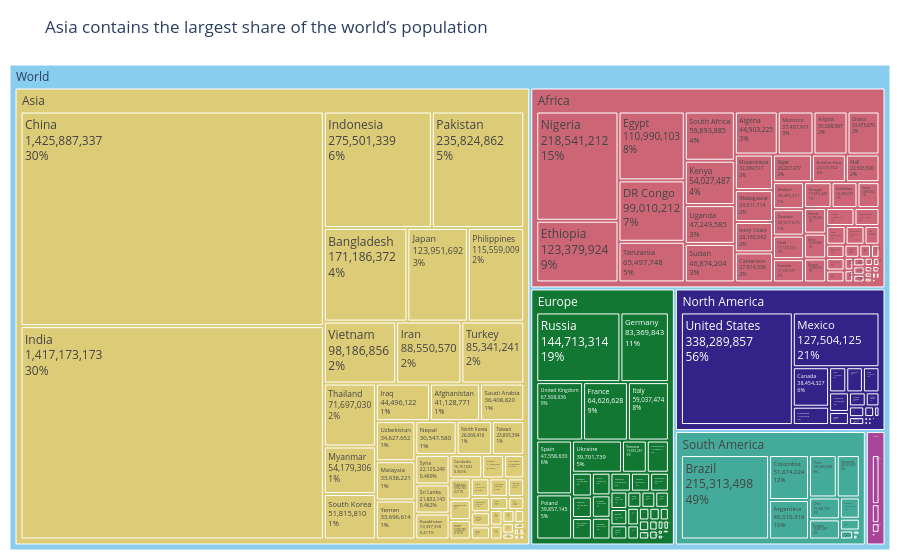

The notebook cell saved with this chart:
### Markdown cell above
**Chart choice & justification:** *Which chart did you choose, and why? Justify design choices.

*YOUR ANSWER HERE*

In 2022, the world population was about **7.97 billion**. Asia had the largest share, with **4.72 billion people (59.2%)**, followed by Africa with **1.43 billion (17.9%)** and Europe with **743 million (9.3%)**. North America, South America, and Oceania made up the remaining population.

I chose a treemap to show continents and the countries within them in one figure. The size of each rectangle represents population, making it easy to compare both continents and individual countries.

### Code cell
# Q6
# Q6: Population distribution by continent and country

q6 = df[
    df['2022 Population'] > 0
].copy()

fig = px.treemap(
    q6,
    path=[
        px.Constant('World'),
        'Continent',
        'Country'
    ],
    values='2022 Population',
    color='Continent',
    color_discrete_sequence=px.colors.qualitative.Safe,
    title='Asia contains the largest share of the world’s population',
    hover_data={
        '2022 Population': ':,',
        'World share (%)': ':.2f'
    }
)

fig.update_traces(
    root_color='#E6E6E6',
    textinfo='label+percent parent+value',
    hovertemplate=(
        '<b>%{label}</b><br>'
        'Population: %{value:,.0f}<br>'
        'Share of parent: %{percentParent:.1%}'
        '<extra></extra>'
    )
)

fig.update_layout(
    template='plotly_white',
    margin=dict(t=65, l=10, r=10, b=10)
)

fig.show()

print("2022 population by continent:")

print(
    q6.groupby('Continent')['2022 Population']
    .sum()
    .sort_values(ascending=False)
    .to_string()
)

### Figure 1 — Plotly figure (JSON) as saved in the notebook; plotly's stock layout.template omitted (floating-point values rounded to 4 significant figures; data arrays with more than 128 entries replaced by an {"elided": "..."} marker saying what was removed)
{"data": [{"branchvalues": "total", "customdata": {"elided": "241x3 mixed values"}, "domain": {"x": [0, 1], "y": [0, 1]}, "hovertemplate": "<b>%{label}</b><br>Population: %{value:,.0f}<br>Share of parent: %{percentParent:.1%}<extra></extra>", "ids": {"elided": "241 str values"}, "labels": {"elided": "241 str values"}, "marker": {"colors": {"elided": "241 str values"}}, "name": "", "parents": {"elided": "241 str values"}, "root": {"color": "#E6E6E6"}, "textinfo": "label+percent parent+value", "type": "treemap", "values": {"elided": "241 float values"}}], "layout": {"legend": {"tracegroupgap": 0}, "margin": {"b": 10, "l": 10, "r": 10, "t": 65}, "title": {"text": "Asia contains the largest share of the world’s population"}, "treemapcolorway": ["rgb(136, 204, 238)", "rgb(204, 102, 119)", "rgb(221, 204, 119)", "rgb(17, 119, 51)", "rgb(51, 34, 136)", "rgb(170, 68, 153)", "rgb(68, 170, 153)", "rgb(153, 153, 51)", "rgb(136, 34, 85)", "rgb(102, 17, 0)", "rgb(136, 136, 136)"]}}
